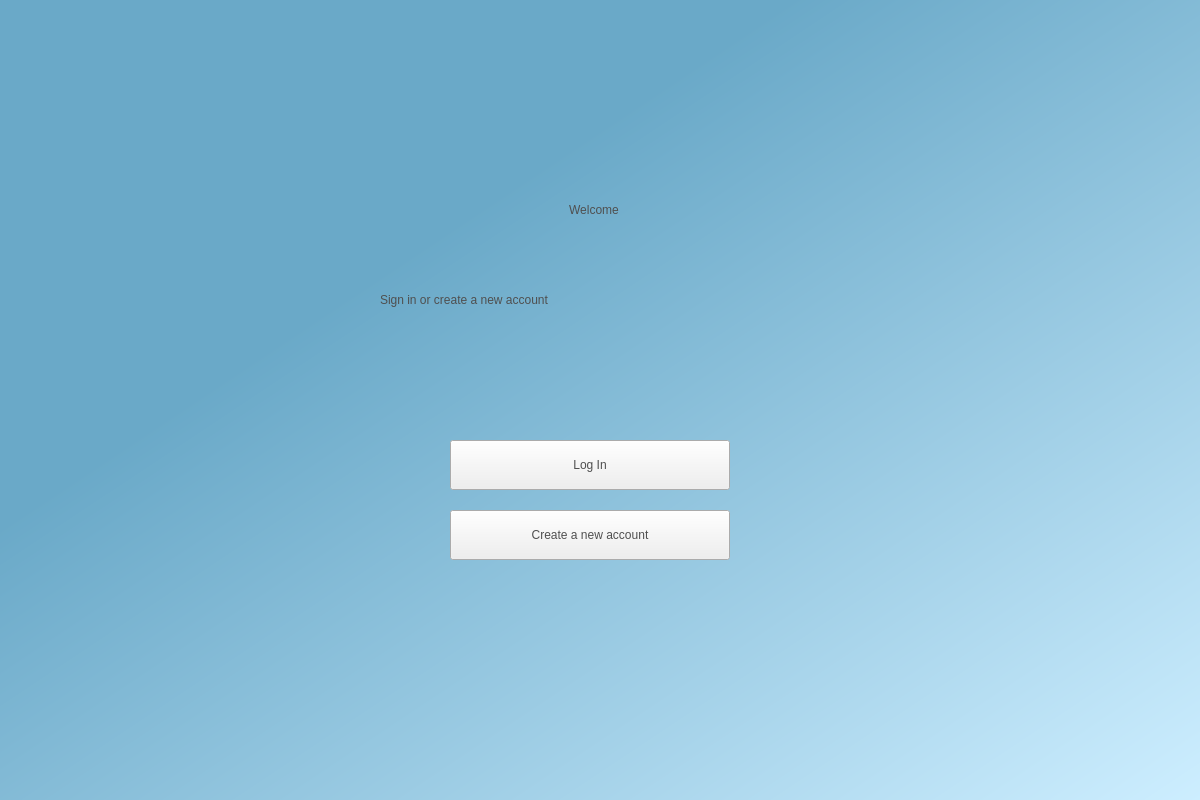
<?xml version="1.0" encoding="UTF-8"?>
<ui version="4.0">
 <class>Welcome</class>
 <widget class="QDialog" name="Welcome">
  <property name="geometry">
   <rect>
    <x>0</x>
    <y>0</y>
    <width>1200</width>
    <height>800</height>
   </rect>
  </property>
  <property name="sizePolicy">
   <sizepolicy hsizetype="Fixed" vsizetype="Fixed">
    <horstretch>0</horstretch>
    <verstretch>0</verstretch>
   </sizepolicy>
  </property>
  <property name="windowTitle">
   <string>Dialog</string>
  </property>
  <property name="styleSheet">
   <string notr="true">QDialog#Welcome{
background-color:qlineargradient(spread:repeat, x1:0, y1:0, x2:1, y2:1, stop:0.329545 rgba(106, 169, 200, 255), stop:1 rgba(205, 238, 255, 255));
}</string>
  </property>
  <property name="sizeGripEnabled">
   <bool>false</bool>
  </property>
  <widget class="QLabel" name="label">
   <property name="enabled">
    <bool>false</bool>
   </property>
   <property name="geometry">
    <rect>
     <x>470</x>
     <y>170</y>
     <width>248</width>
     <height>79</height>
    </rect>
   </property>
   <property name="sizePolicy">
    <sizepolicy hsizetype="Maximum" vsizetype="Fixed">
     <horstretch>100</horstretch>
     <verstretch>0</verstretch>
    </sizepolicy>
   </property>
   <property name="styleSheet">
    <string notr="true">font: 48pt &quot;Corbel&quot;; color:rgb(79, 79, 79);</string>
   </property>
   <property name="text">
    <string>Welcome</string>
   </property>
   <property name="alignment">
    <set>Qt::AlignCenter</set>
   </property>
  </widget>
  <widget class="QLabel" name="label_2">
   <property name="geometry">
    <rect>
     <x>380</x>
     <y>280</y>
     <width>409</width>
     <height>40</height>
    </rect>
   </property>
   <property name="sizePolicy">
    <sizepolicy hsizetype="Maximum" vsizetype="Fixed">
     <horstretch>0</horstretch>
     <verstretch>0</verstretch>
    </sizepolicy>
   </property>
   <property name="styleSheet">
    <string notr="true">font: 24pt &quot;Corbel&quot;; color:rgb(79, 79, 79);</string>
   </property>
   <property name="text">
    <string>Sign in or create a new account</string>
   </property>
  </widget>
  <widget class="QPushButton" name="createButton">
   <property name="geometry">
    <rect>
     <x>450</x>
     <y>510</y>
     <width>280</width>
     <height>50</height>
    </rect>
   </property>
   <property name="sizePolicy">
    <sizepolicy hsizetype="Fixed" vsizetype="Fixed">
     <horstretch>0</horstretch>
     <verstretch>0</verstretch>
    </sizepolicy>
   </property>
   <property name="minimumSize">
    <size>
     <width>280</width>
     <height>50</height>
    </size>
   </property>
   <property name="styleSheet">
    <string notr="true">font: 20pt &quot;Corbel&quot;;
color:rgb(79, 79, 79);</string>
   </property>
   <property name="text">
    <string>Create a new account</string>
   </property>
   <property name="autoDefault">
    <bool>false</bool>
   </property>
  </widget>
  <widget class="QPushButton" name="loginButton">
   <property name="geometry">
    <rect>
     <x>450</x>
     <y>440</y>
     <width>280</width>
     <height>50</height>
    </rect>
   </property>
   <property name="sizePolicy">
    <sizepolicy hsizetype="Fixed" vsizetype="Fixed">
     <horstretch>0</horstretch>
     <verstretch>0</verstretch>
    </sizepolicy>
   </property>
   <property name="minimumSize">
    <size>
     <width>280</width>
     <height>50</height>
    </size>
   </property>
   <property name="styleSheet">
    <string notr="true">font: 20pt &quot;Corbel&quot;;
color:rgb(79, 79, 79);</string>
   </property>
   <property name="text">
    <string>Log In</string>
   </property>
   <property name="autoDefault">
    <bool>false</bool>
   </property>
  </widget>
 </widget>
 <resources/>
 <connections/>
</ui>
